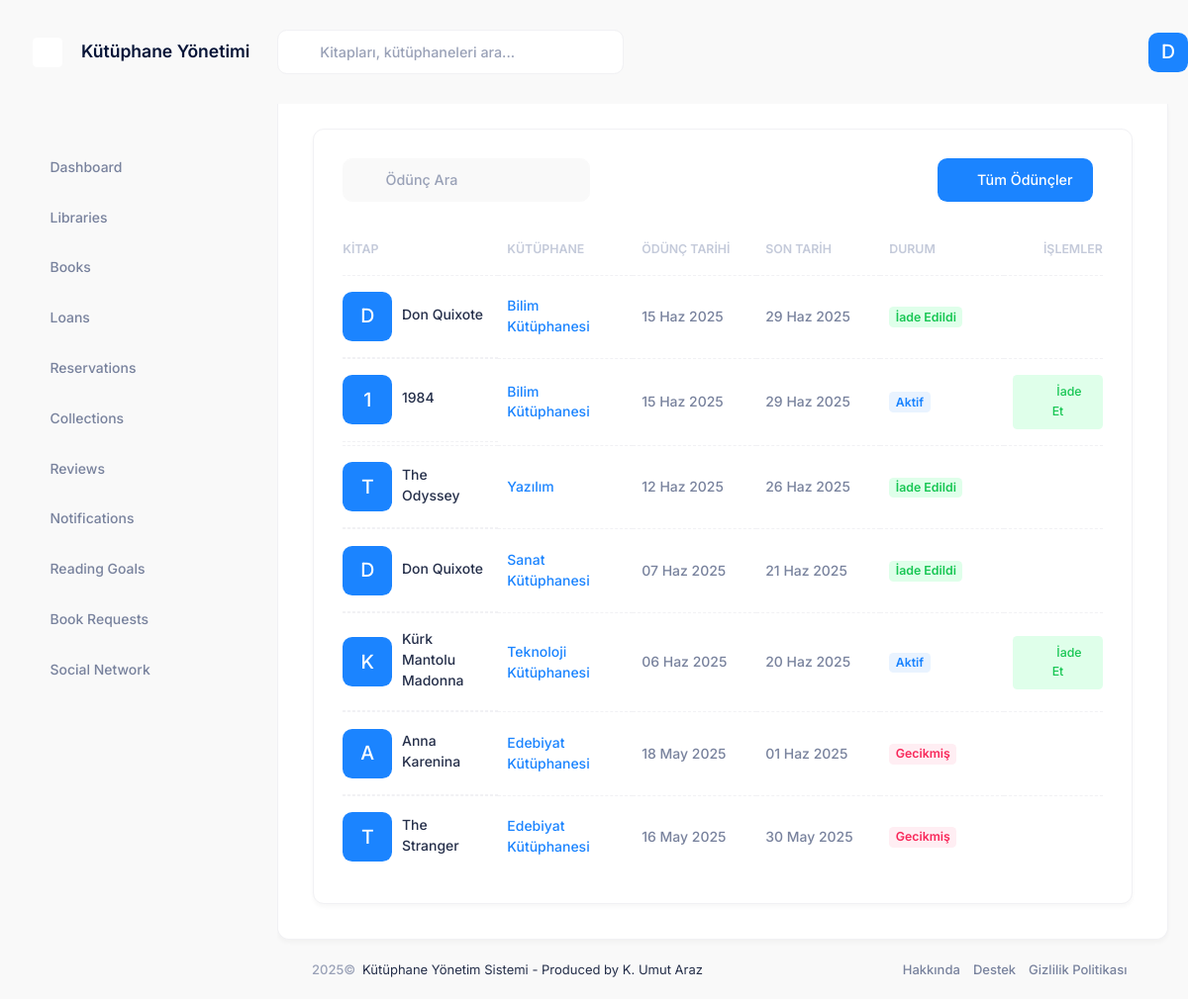
The page /loans/my-loans/ (signed in) on the database its author committed.
### loans/models.py (models this page shows, shortened)
class Loan(models.Model):
    STATUS_CHOICES = (
        ('active', 'Aktif'),
        ('returned', 'İade Edildi'),
        ('overdue', 'Gecikmiş'),
    )
    book = models.ForeignKey(Book, verbose_name='Kitap', on_delete=models.CASCADE, related_name='loans')
    borrower = models.ForeignKey(settings.AUTH_USER_MODEL, verbose_name='Ödünç Alan', on_delete=models.CASCADE, related_name='borrowed_books')
    loaned_by = models.ForeignKey(settings.AUTH_USER_MODEL, verbose_name='Ödünç Veren', on_delete=models.CASCADE, related_name='managed_loans')
    loan_date = models.DateTimeField('Ödünç Verme Tarihi', default=timezone.now)
    due_date = models.DateTimeField('İade Tarihi')
    return_date = models.DateTimeField('Gerçek İade Tarihi', blank=True, null=True)
    status = models.CharField('Durum', max_length=10, choices=STATUS_CHOICES, default='active')
    notes = models.TextField('Notlar', blank=True, null=True)
    class Meta:
        ordering = ['-loan_date']
        verbose_name = 'Ödünç Verme'
        verbose_name_plural = 'Ödünç Vermeler'
    @property
    def status_color(self):
        color_map = {
            'active': 'primary',
            'returned': 'success',
            'overdue': 'danger'
        }
        return color_map.get(self.status, 'primary')

### books/models.py (models this page shows, shortened)
class Book(models.Model):
    STATUS_CHOICES = (
        ('available', 'Mevcut'),
        ('borrowed', 'Ödünç Verilmiş'),
        ('reserved', 'Rezerve Edilmiş'),
        ('maintenance', 'Bakımda'),
    )
    title = models.CharField('Başlık', max_length=255)
    author = models.CharField('Yazar', max_length=255)
    isbn = models.CharField('ISBN', max_length=20, blank=True, null=True)
    description = models.TextField('Açıklama', blank=True, null=True)
    cover_image = models.ImageField('Kapak Resmi', upload_to='book_covers/', blank=True, null=True)
    library = models.ForeignKey(Library, verbose_name='Kütüphane', on_delete=models.CASCADE, related_name='books')
    status = models.CharField('Durum', max_length=20, choices=STATUS_CHOICES, default='available')
    publication_year = models.PositiveIntegerField('Yayın Yılı', blank=True, null=True)
    publisher = models.CharField('Yayınevi', max_length=255, blank=True, null=True)
    language = models.CharField('Dil', max_length=50, blank=True, null=True)
    pages = models.PositiveIntegerField('Sayfa Sayısı', blank=True, null=True)
    created_at = models.DateTimeField('Oluşturulma Tarihi', auto_now_add=True)
    updated_at = models.DateTimeField('Güncellenme Tarihi', auto_now=True)
    class Meta:
        ordering = ['title', 'author']
        verbose_name = 'Kitap'
        verbose_name_plural = 'Kitaplar'

### libraries/models.py (models this page shows, shortened)
class Library(models.Model):
    name = models.CharField('Adı', max_length=255)
    description = models.TextField('Açıklama', blank=True, null=True)
    owner = models.ForeignKey(
        settings.AUTH_USER_MODEL,
        verbose_name='Sahibi',
        on_delete=models.CASCADE,
        related_name='owned_libraries'
    )
    admins = models.ManyToManyField(
        settings.AUTH_USER_MODEL,
        verbose_name='Yöneticiler',
        related_name='administered_libraries',
        blank=True
    )
    created_at = models.DateTimeField('Oluşturulma Tarihi', auto_now_add=True)
    updated_at = models.DateTimeField('Güncellenme Tarihi', auto_now=True)
    address = models.TextField('Adres', blank=True, null=True)
    phone = models.CharField('Telefon', max_length=20, blank=True, null=True)
    email = models.EmailField('E-posta', blank=True, null=True)
    class Meta:
        verbose_name = 'Kütüphane'
        verbose_name_plural = 'Kütüphaneler'
        ordering = ['name']

### loans/views.py (the view)
# urls.py: path('my-loans/', views.my_loans, name='my_loans'),
@login_required
def my_loans(request):
    my_loans = Loan.objects.filter(borrower=request.user)
    context = {
        'active_menu': 'my_loans',
        'loans': my_loans
    }
    return render(request, 'loans/my_loans.html', context)

### library_management/context_processors.py (called while the page is built)
def user(request):
    return {'user': DummyUser()}

    def get_full_name(self):
        return f"{self.first_name} {self.last_name}"

### templates/loans/my_loans.html (shortened to what this page needs)
{% extends 'layouts/base.html' %}
{% load static %}
{% block content %}
<div class="card">
    <div class="card-header border-0 pt-6">
        <div class="card-title">
            <div class="d-flex align-items-center position-relative my-1">
                <i class="ki-outline ki-magnifier fs-3 position-absolute ms-5"></i>
                <input type="text" data-kt-loan-table-filter="search" class="form-control form-control-solid w-250px ps-13" placeholder="Ödünç Ara" />
            </div>
        </div>
        <div class="card-toolbar">
            <div class="d-flex justify-content-end">
                <a href="{% url 'loans:list' %}" class="btn btn-primary me-3">
                    <i class="ki-outline ki-book fs-2"></i>Tüm Ödünçler
                </a>
            </div>
        </div>
    </div>
    <div class="card-body py-4">
        <table class="table align-middle table-row-dashed fs-6 gy-5" id="kt_my_loans_table">
            <thead>
                <tr class="text-start text-gray-400 fw-bold fs-7 text-uppercase gs-0">
                    <th class="min-w-125px">Kitap</th>
                    <th class="min-w-125px">Kütüphane</th>
                    <th class="min-w-125px">Ödünç Tarihi</th>
                    <th class="min-w-125px">Son Tarih</th>
                    <th class="min-w-125px">Durum</th>
                    <th class="text-end min-w-100px">İşlemler</th>
                </tr>
            </thead>
            <tbody class="fw-semibold text-gray-600">
                {% for loan in loans %}
                <tr>
                    <td class="d-flex align-items-center">
                        <div class="symbol symbol-50px me-3">
                            {% if loan.book.cover_image %}
                            <img src="{{ loan.book.cover_image.url }}" class="" alt="Book Cover" />
                            {% else %}
                            <div class="symbol-label fs-2 fw-semibold bg-primary text-inverse-primary">{{ loan.book.title|first }}</div>
                            {% endif %}
                        </div>
                        <a href="{% url 'books:detail' loan.book.id %}" class="text-gray-800 text-hover-primary mb-1">{{ loan.book.title }}</a>
                    </td>
                    <td><a href="{% url 'libraries:detail' loan.book.library.id %}">{{ loan.book.library.name }}</a></td>
                    <td>{{ loan.loan_date|date:"d M Y" }}</td>
                    <td>{{ loan.due_date|date:"d M Y" }}</td>
                    <td><span class="badge badge-light-{{ loan.status_color }} fs-7 fw-bold">{{ loan.get_status_display }}</span></td>
                    <td class="text-end">
                        {% if loan.status == 'active' %}
                        <button type="button" class="btn btn-sm btn-light-success return-book-btn"
                                data-bs-toggle="modal" data-bs-target="#returnBookModal"
                                data-loan-id="{{ loan.id }}"
                                data-book-title="{{ loan.book.title }}"
                                data-book-author="{{ loan.book.author }}"
                                data-due-date="{{ loan.due_date|date:'d M Y' }}"
                                data-return-url="{% url 'loans:return' loan.id %}">
                            <i class="ki-outline ki-arrow-left fs-2 me-1"></i>İade Et
                        </button>
                        {% endif %}
                    </td>
                </tr>
                {% empty %}
                <tr>
                    <td colspan="6" class="text-center">Henüz hiç ödünç aldığınız kitap bulunmuyor.</td>
                </tr>
                {% endfor %}
            </tbody>
        </table>
    </div>
</div>
{% endblock %}

### rows shown on the page
Loan: book|first "D", book "Don Quixote", book.library.name "Bilim Kütüphanesi", loan_date "15 Haz 2025", due_date "29 Haz 2025", status "İade Edildi"
Loan: book|first "1", book "1984", book.library.name "Bilim Kütüphanesi", loan_date "15 Haz 2025", due_date "29 Haz 2025", status "Aktif"
Loan: book|first "T", book "The Odyssey", book.library.name "Yazılım", loan_date "12 Haz 2025", due_date "26 Haz 2025", status "İade Edildi"
Loan: book|first "D", book "Don Quixote", book.library.name "Sanat Kütüphanesi", loan_date "07 Haz 2025", due_date "21 Haz 2025", status "İade Edildi"
Loan: book|first "K", book "Kürk Mantolu Madonna", book.library.name "Teknoloji Kütüphanesi", loan_date "06 Haz 2025", due_date "20 Haz 2025", status "Aktif"
Loan: book|first "A", book "Anna Karenina", book.library.name "Edebiyat Kütüphanesi", loan_date "18 May 2025", due_date "01 Haz 2025", status "Gecikmiş"
Loan: book|first "T", book "The Stranger", book.library.name "Edebiyat Kütüphanesi", loan_date "16 May 2025", due_date "30 May 2025", status "Gecikmiş"

### other values the page prints
{{ user.username|first|upper }} "D"
